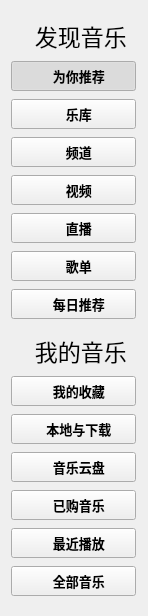
        <widget class="QWidget" name="scrollAreaWidgetContents">
         <property name="geometry">
          <rect>
           <x>0</x>
           <y>-43</y>
           <width>148</width>
           <height>598</height>
          </rect>
         </property>
         <layout class="QVBoxLayout" name="verticalLayout_3">
          <property name="topMargin">
           <number>10</number>
          </property>
          <property name="rightMargin">
           <number>9</number>
          </property>
          <item>
           <widget class="QWidget" name="center_menu_widget" native="true">
            <property name="sizePolicy">
             <sizepolicy hsizetype="Preferred" vsizetype="Preferred">
              <horstretch>0</horstretch>
              <verstretch>0</verstretch>
             </sizepolicy>
            </property>
            <property name="font">
             <font>
              <bold>true</bold>
             </font>
            </property>
            <layout class="QVBoxLayout" name="verticalLayout">
             <property name="spacing">
              <number>8</number>
             </property>
             <property name="leftMargin">
              <number>0</number>
             </property>
             <property name="rightMargin">
              <number>3</number>
             </property>
             <item>
              <widget class="QLabel" name="menu_find_music_label">
               <property name="sizePolicy">
                <sizepolicy hsizetype="Preferred" vsizetype="Fixed">
                 <horstretch>0</horstretch>
                 <verstretch>0</verstretch>
                </sizepolicy>
               </property>
               <property name="font">
                <font>
                 <family>华文楷体</family>
                 <pointsize>17</pointsize>
                 <bold>false</bold>
                </font>
               </property>
               <property name="text">
                <string>    发现音乐</string>
               </property>
               <property name="alignment">
                <set>Qt::AlignLeading|Qt::AlignLeft|Qt::AlignVCenter</set>
               </property>
              </widget>
             </item>
             <item>
              <widget class="QToolButton" name="recommend_you_toolButton">
               <property name="sizePolicy">
                <sizepolicy hsizetype="Preferred" vsizetype="Preferred">
                 <horstretch>0</horstretch>
                 <verstretch>0</verstretch>
                </sizepolicy>
               </property>
               <property name="minimumSize">
                <size>
                 <width>125</width>
                 <height>30</height>
                </size>
               </property>
               <property name="maximumSize">
                <size>
                 <width>16777215</width>
                 <height>70</height>
                </size>
               </property>
               <property name="font">
                <font>
                 <pointsize>10</pointsize>
                 <bold>true</bold>
                </font>
               </property>
               <property name="cursor">
                <cursorShape>PointingHandCursor</cursorShape>
               </property>
               <property name="contextMenuPolicy">
                <enum>Qt::DefaultContextMenu</enum>
               </property>
               <property name="text">
                <string>   为你推荐</string>
               </property>
               <property name="iconSize">
                <size>
                 <width>20</width>
                 <height>20</height>
                </size>
               </property>
               <property name="checkable">
                <bool>true</bool>
               </property>
               <property name="checked">
                <bool>true</bool>
               </property>
               <property name="autoExclusive">
                <bool>false</bool>
               </property>
               <property name="toolButtonStyle">
                <enum>Qt::ToolButtonTextBesideIcon</enum>
               </property>
              </widget>
             </item>
             <item>
              <widget class="QToolButton" name="music_repository_toolButton">
               <property name="sizePolicy">
                <sizepolicy hsizetype="Preferred" vsizetype="Preferred">
                 <horstretch>0</horstretch>
                 <verstretch>0</verstretch>
                </sizepolicy>
               </property>
               <property name="minimumSize">
                <size>
                 <width>125</width>
                 <height>30</height>
                </size>
               </property>
               <property name="maximumSize">
                <size>
                 <width>16777215</width>
                 <height>70</height>
                </size>
               </property>
               <property name="font">
                <font>
                 <pointsize>10</pointsize>
                 <bold>true</bold>
                </font>
               </property>
               <property name="cursor">
                <cursorShape>PointingHandCursor</cursorShape>
               </property>
               <property name="text">
                <string>   乐库</string>
               </property>
               <property name="iconSize">
                <size>
                 <width>20</width>
                 <height>20</height>
                </size>
               </property>
               <property name="checkable">
                <bool>true</bool>
               </property>
               <property name="autoExclusive">
                <bool>false</bool>
               </property>
               <property name="toolButtonStyle">
                <enum>Qt::ToolButtonTextBesideIcon</enum>
               </property>
              </widget>
             </item>
             <item>
              <widget class="QToolButton" name="channel_toolButton">
               <property name="sizePolicy">
                <sizepolicy hsizetype="Preferred" vsizetype="Preferred">
                 <horstretch>0</horstretch>
                 <verstretch>0</verstretch>
                </sizepolicy>
               </property>
               <property name="minimumSize">
                <size>
                 <width>125</width>
                 <height>30</height>
                </size>
               </property>
               <property name="maximumSize">
                <size>
                 <width>16777215</width>
                 <height>70</height>
                </size>
               </property>
               <property name="font">
                <font>
                 <pointsize>10</pointsize>
                 <bold>true</bold>
                </font>
               </property>
               <property name="cursor">
                <cursorShape>PointingHandCursor</cursorShape>
               </property>
               <property name="text">
                <string>   频道</string>
               </property>
               <property name="iconSize">
                <size>
                 <width>20</width>
                 <height>20</height>
                </size>
               </property>
               <property name="checkable">
                <bool>true</bool>
               </property>
               <property name="autoExclusive">
                <bool>false</bool>
               </property>
               <property name="toolButtonStyle">
                <enum>Qt::ToolButtonTextBesideIcon</enum>
               </property>
              </widget>
             </item>
             <item>
              <widget class="QToolButton" name="video_toolButton">
               <property name="sizePolicy">
                <sizepolicy hsizetype="Preferred" vsizetype="Preferred">
                 <horstretch>0</horstretch>
                 <verstretch>0</verstretch>
                </sizepolicy>
               </property>
               <property name="minimumSize">
                <size>
                 <width>125</width>
                 <height>30</height>
                </size>
               </property>
               <property name="maximumSize">
                <size>
                 <width>16777215</width>
                 <height>70</height>
                </size>
               </property>
               <property name="font">
                <font>
                 <pointsize>10</pointsize>
                 <bold>true</bold>
                </font>
               </property>
               <property name="cursor">
                <cursorShape>PointingHandCursor</cursorShape>
               </property>
               <property name="text">
                <string>   视频</string>
               </property>
               <property name="iconSize">
                <size>
                 <width>20</width>
                 <height>20</height>
                </size>
               </property>
               <property name="checkable">
                <bool>true</bool>
               </property>
               <property name="autoExclusive">
                <bool>false</bool>
               </property>
               <property name="toolButtonStyle">
                <enum>Qt::ToolButtonTextBesideIcon</enum>
               </property>
              </widget>
             </item>
             <item>
              <widget class="QToolButton" name="live_toolButton">
               <property name="sizePolicy">
                <sizepolicy hsizetype="Preferred" vsizetype="Preferred">
                 <horstretch>0</horstretch>
                 <verstretch>0</verstretch>
                </sizepolicy>
               </property>
               <property name="minimumSize">
                <size>
                 <width>125</width>
                 <height>30</height>
                </size>
               </property>
               <property name="maximumSize">
                <size>
                 <width>16777215</width>
                 <height>70</height>
                </size>
               </property>
               <property name="font">
                <font>
                 <pointsize>10</pointsize>
                 <bold>true</bold>
                </font>
               </property>
               <property name="cursor">
                <cursorShape>PointingHandCursor</cursorShape>
               </property>
               <property name="text">
                <string>   直播</string>
               </property>
               <property name="iconSize">
                <size>
                 <width>20</width>
                 <height>20</height>
                </size>
               </property>
               <property name="checkable">
                <bool>true</bool>
               </property>
               <property name="autoExclusive">
                <bool>false</bool>
               </property>
               <property name="toolButtonStyle">
                <enum>Qt::ToolButtonTextBesideIcon</enum>
               </property>
              </widget>
             </item>
             <item>
              <widget class="QToolButton" name="song_list_toolButton">
               <property name="sizePolicy">
                <sizepolicy hsizetype="Preferred" vsizetype="Preferred">
                 <horstretch>0</horstretch>
                 <verstretch>0</verstretch>
                </sizepolicy>
               </property>
               <property name="minimumSize">
                <size>
                 <width>125</width>
                 <height>30</height>
                </size>
               </property>
               <property name="maximumSize">
                <size>
                 <width>16777215</width>
                 <height>70</height>
                </size>
               </property>
               <property name="font">
                <font>
                 <pointsize>10</pointsize>
                 <bold>true</bold>
                </font>
               </property>
               <property name="cursor">
                <cursorShape>PointingHandCursor</cursorShape>
               </property>
               <property name="text">
                <string>   歌单</string>
               </property>
               <property name="iconSize">
                <size>
                 <width>20</width>
                 <height>20</height>
                </size>
               </property>
               <property name="checkable">
                <bool>true</bool>
               </property>
               <property name="autoExclusive">
                <bool>false</bool>
               </property>
               <property name="toolButtonStyle">
                <enum>Qt::ToolButtonTextBesideIcon</enum>
               </property>
              </widget>
             </item>
             <item>
              <widget class="QToolButton" name="daily_recommend_toolButton">
               <property name="sizePolicy">
                <sizepolicy hsizetype="Preferred" vsizetype="Preferred">
                 <horstretch>0</horstretch>
                 <verstretch>0</verstretch>
                </sizepolicy>
               </property>
               <property name="minimumSize">
                <size>
                 <width>125</width>
                 <height>30</height>
                </size>
               </property>
               <property name="maximumSize">
                <size>
                 <width>16777215</width>
                 <height>70</height>
                </size>
               </property>
               <property name="font">
                <font>
                 <pointsize>10</pointsize>
                 <bold>true</bold>
                </font>
               </property>
               <property name="cursor">
                <cursorShape>PointingHandCursor</cursorShape>
               </property>
               <property name="text">
                <string>   每日推荐</string>
               </property>
               <property name="iconSize">
                <size>
                 <width>20</width>
                 <height>20</height>
                </size>
               </property>
               <property name="checkable">
                <bool>true</bool>
               </property>
               <property name="autoExclusive">
                <bool>false</bool>
               </property>
               <property name="toolButtonStyle">
                <enum>Qt::ToolButtonTextBesideIcon</enum>
               </property>
              </widget>
             </item>
            </layout>
           </widget>
          </item>
          <item>
           <widget class="QWidget" name="widget_3" native="true">
            <property name="sizePolicy">
             <sizepolicy hsizetype="Preferred" vsizetype="Preferred">
              <horstretch>0</horstretch>
              <verstretch>0</verstretch>
             </sizepolicy>
            </property>
            <property name="font">
             <font>
              <bold>true</bold>
             </font>
            </property>
            <layout class="QVBoxLayout" name="verticalLayout_2">
             <property name="spacing">
              <number>8</number>
             </property>
             <property name="leftMargin">
              <number>0</number>
             </property>
             <property name="topMargin">
              <number>0</number>
             </property>
             <property name="rightMargin">
              <number>3</number>
             </property>
             <item>
              <widget class="QLabel" name="menu_myMusic_label">
               <property name="sizePolicy">
                <sizepolicy hsizetype="Preferred" vsizetype="Fixed">
                 <horstretch>0</horstretch>
                 <verstretch>0</verstretch>
                </sizepolicy>
               </property>
               <property name="font">
                <font>
                 <family>华文楷体</family>
                 <pointsize>17</pointsize>
                 <bold>false</bold>
                </font>
               </property>
               <property name="text">
                <string>    我的音乐</string>
               </property>
               <property name="alignment">
                <set>Qt::AlignLeading|Qt::AlignLeft|Qt::AlignVCenter</set>
               </property>
              </widget>
             </item>
             <item>
              <widget class="QToolButton" name="my_collection_toolButton">
               <property name="sizePolicy">
                <sizepolicy hsizetype="Preferred" vsizetype="Preferred">
                 <horstretch>0</horstretch>
                 <verstretch>0</verstretch>
                </sizepolicy>
               </property>
               <property name="minimumSize">
                <size>
                 <width>125</width>
                 <height>30</height>
                </size>
               </property>
               <property name="maximumSize">
                <size>
                 <width>16777215</width>
                 <height>70</height>
                </size>
               </property>
               <property name="font">
                <font>
                 <pointsize>10</pointsize>
                 <bold>true</bold>
                </font>
               </property>
               <property name="cursor">
                <cursorShape>PointingHandCursor</cursorShape>
               </property>
               <property name="text">
                <string>   我的收藏</string>
               </property>
               <property name="iconSize">
                <size>
                 <width>20</width>
                 <height>20</height>
                </size>
               </property>
               <property name="checkable">
                <bool>true</bool>
               </property>
               <property name="autoExclusive">
                <bool>false</bool>
               </property>
               <property name="toolButtonStyle">
                <enum>Qt::ToolButtonTextBesideIcon</enum>
               </property>
              </widget>
             </item>
             <item>
              <widget class="QToolButton" name="local_download_toolButton">
               <property name="sizePolicy">
                <sizepolicy hsizetype="Preferred" vsizetype="Preferred">
                 <horstretch>0</horstretch>
                 <verstretch>0</verstretch>
                </sizepolicy>
               </property>
               <property name="minimumSize">
                <size>
                 <width>125</width>
                 <height>30</height>
                </size>
               </property>
               <property name="maximumSize">
                <size>
                 <width>16777215</width>
                 <height>70</height>
                </size>
               </property>
               <property name="font">
                <font>
                 <pointsize>10</pointsize>
                 <bold>true</bold>
                </font>
               </property>
               <property name="cursor">
                <cursorShape>PointingHandCursor</cursorShape>
               </property>
               <property name="text">
                <string>   本地与下载</string>
               </property>
               <property name="iconSize">
                <size>
                 <width>20</width>
                 <height>20</height>
                </size>
               </property>
               <property name="checkable">
                <bool>true</bool>
               </property>
               <property name="autoExclusive">
                <bool>false</bool>
               </property>
               <property name="toolButtonStyle">
                <enum>Qt::ToolButtonTextBesideIcon</enum>
               </property>
              </widget>
             </item>
             <item>
              <widget class="QToolButton" name="music_cloud_disk_toolButton">
               <property name="sizePolicy">
                <sizepolicy hsizetype="Preferred" vsizetype="Preferred">
                 <horstretch>0</horstretch>
                 <verstretch>0</verstretch>
                </sizepolicy>
               </property>
               <property name="minimumSize">
                <size>
                 <width>125</width>
                 <height>30</height>
                </size>
               </property>
               <property name="maximumSize">
                <size>
                 <width>16777215</width>
                 <height>70</height>
                </size>
               </property>
               <property name="font">
                <font>
                 <pointsize>10</pointsize>
                 <bold>true</bold>
                </font>
               </property>
               <property name="cursor">
                <cursorShape>PointingHandCursor</cursorShape>
               </property>
               <property name="text">
                <string>   音乐云盘</string>
               </property>
               <property name="iconSize">
                <size>
                 <width>20</width>
                 <height>20</height>
                </size>
               </property>
               <property name="checkable">
                <bool>true</bool>
               </property>
               <property name="autoExclusive">
                <bool>false</bool>
               </property>
               <property name="toolButtonStyle">
                <enum>Qt::ToolButtonTextBesideIcon</enum>
               </property>
              </widget>
             </item>
             <item>
              <widget class="QToolButton" name="purchased_music_toolButton">
               <property name="sizePolicy">
                <sizepolicy hsizetype="Preferred" vsizetype="Preferred">
                 <horstretch>0</horstretch>
                 <verstretch>0</verstretch>
                </sizepolicy>
               </property>
               <property name="minimumSize">
                <size>
                 <width>125</width>
                 <height>30</height>
                </size>
               </property>
               <property name="maximumSize">
                <size>
                 <width>16777215</width>
                 <height>70</height>
                </size>
               </property>
               <property name="font">
                <font>
                 <pointsize>10</pointsize>
                 <bold>true</bold>
                </font>
               </property>
               <property name="cursor">
                <cursorShape>PointingHandCursor</cursorShape>
               </property>
               <property name="text">
                <string>   已购音乐</string>
               </property>
               <property name="iconSize">
                <size>
                 <width>20</width>
                 <height>20</height>
                </size>
               </property>
               <property name="checkable">
                <bool>true</bool>
               </property>
               <property name="autoExclusive">
                <bool>false</bool>
               </property>
               <property name="toolButtonStyle">
                <enum>Qt::ToolButtonTextBesideIcon</enum>
               </property>
              </widget>
             </item>
             <item>
              <widget class="QToolButton" name="recently_played_toolButton">
               <property name="sizePolicy">
                <sizepolicy hsizetype="Preferred" vsizetype="Preferred">
                 <horstretch>0</horstretch>
                 <verstretch>0</verstretch>
                </sizepolicy>
               </property>
               <property name="minimumSize">
                <size>
                 <width>125</width>
                 <height>30</height>
                </size>
               </property>
               <property name="maximumSize">
                <size>
                 <width>16777215</width>
                 <height>70</height>
                </size>
               </property>
               <property name="font">
                <font>
                 <pointsize>10</pointsize>
                 <bold>true</bold>
                </font>
               </property>
               <property name="cursor">
                <cursorShape>PointingHandCursor</cursorShape>
               </property>
               <property name="text">
                <string>   最近播放</string>
               </property>
               <property name="iconSize">
                <size>
                 <width>20</width>
                 <height>20</height>
                </size>
               </property>
               <property name="checkable">
                <bool>true</bool>
               </property>
               <property name="autoExclusive">
                <bool>false</bool>
               </property>
               <property name="toolButtonStyle">
                <enum>Qt::ToolButtonTextBesideIcon</enum>
               </property>
              </widget>
             </item>
             <item>
              <widget class="QToolButton" name="all_music_toolButton">
               <property name="sizePolicy">
                <sizepolicy hsizetype="Preferred" vsizetype="Preferred">
                 <horstretch>0</horstretch>
                 <verstretch>0</verstretch>
                </sizepolicy>
               </property>
               <property name="minimumSize">
                <size>
                 <width>125</width>
                 <height>30</height>
                </size>
               </property>
               <property name="maximumSize">
                <size>
                 <width>16777215</width>
                 <height>70</height>
                </size>
               </property>
               <property name="font">
                <font>
                 <pointsize>10</pointsize>
                 <bold>true</bold>
                </font>
               </property>
               <property name="cursor">
                <cursorShape>PointingHandCursor</cursorShape>
               </property>
               <property name="text">
                <string>   全部音乐</string>
               </property>
               <property name="iconSize">
                <size>
                 <width>20</width>
                 <height>20</height>
                </size>
               </property>
               <property name="checkable">
                <bool>true</bool>
               </property>
               <property name="autoExclusive">
                <bool>false</bool>
               </property>
               <property name="toolButtonStyle">
                <enum>Qt::ToolButtonTextBesideIcon</enum>
               </property>
              </widget>
             </item>
            </layout>
           </widget>
          </item>
         </layout>
        </widget>
